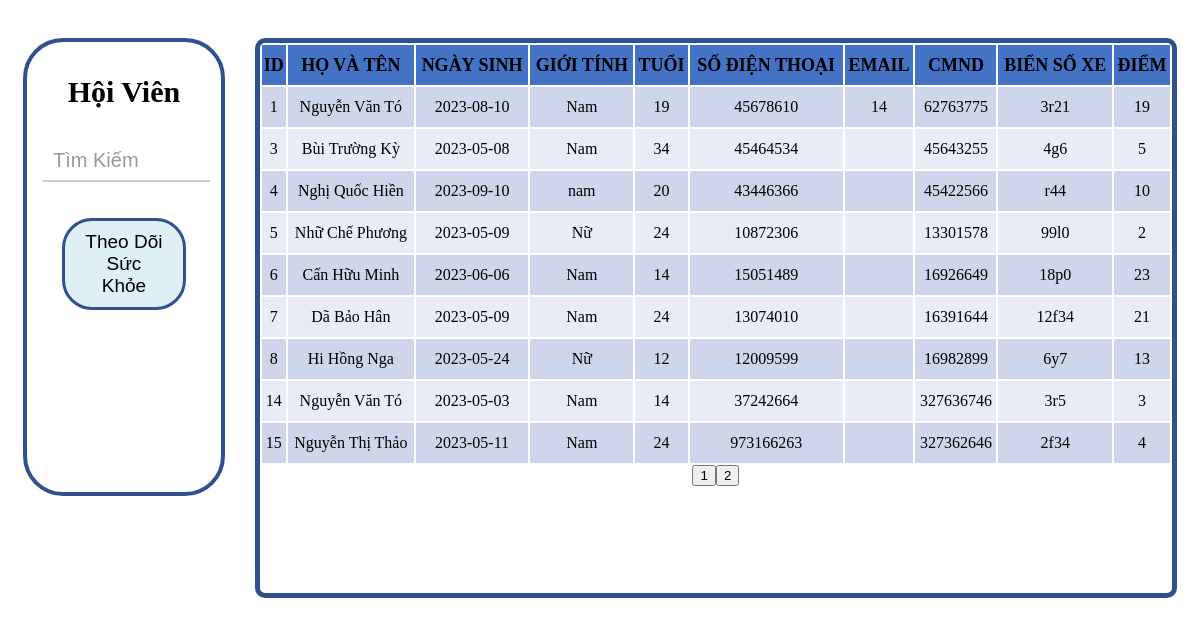
The app's page /controller/controller_hoi_vien/hoivien_hien_thi.php, older data.
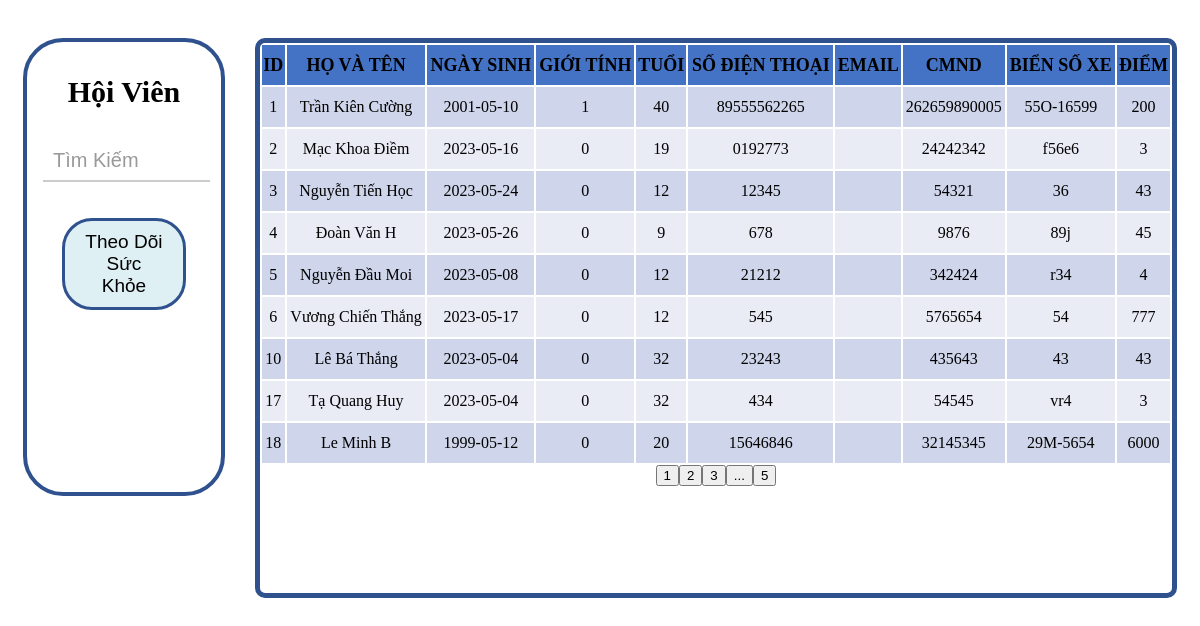
The same page, newer data.
### tables this page shows
CREATE TABLE `tbl_hoi_vien` (
  `id_hv` int(50) NOT NULL,
  `name_hv` varchar(50) NOT NULL,
  `ngay_sinh` date NOT NULL,
  `gioi_tinh` varchar(10) DEFAULT NULL,
  `tuoi` int(11) NOT NULL,
  `sdt` varchar(50) NOT NULL,
  `email` text DEFAULT NULL,
  `cmnd` varchar(50) NOT NULL,
  `bien_xe` varchar(50) DEFAULT NULL,
  `diem_tich_luy` float NOT NULL,
  `chieu_cao` float DEFAULT NULL,
  `can_nang` float DEFAULT NULL,
  `phan_tram_mo` float DEFAULT NULL,
  `ngay_cap_nhat` date DEFAULT NULL
);

### controller/controller_hoi_vien/hoivien_hien_thi.php (the view, shortened to what this page needs)
<?php
    include "hoivien_pages.php";
?>
<link rel="stylesheet" href="../assets/css/hoivien.css">
<div class="main-hoivien">
    <div class="hoivien__search-view">
        <h2 class="hoivien__search-heading">Hội Viên</h2>
        <div class="hoivien__search-input">
            <i class="fa-sharp fa-solid fa-magnifying-glass hoivien__search-input--icon"></i>
            <form method="POST" action="<?php echo $_SERVER['PHP_SELF'] ?>">
                <input class='hoivien__input-search' type="text" name="hoivien__input-search" placeholder="Tìm Kiếm">
            </form>
        </div>
        <button class="hoivien__search-btn">
            Theo Dõi Sức Khỏe
        </button>
    </div>
    <div class="hoivien__table">
        <table class="hoivien__table-view">
            <tr class="hoivien__table-view--title">
                <th>ID</th>
                <th>HỌ VÀ TÊN</th>
                <th>NGÀY SINH</th>
                <th>GIỚI TÍNH</th>
                <th>TUỔI</th>
                <th>SỐ ĐIỆN THOẠI</th>
                <th>EMAIL</th>
                <th>CMND</th>
                <th>BIỂN SỐ XE</th>
                <th>ĐIỂM</th>
            </tr>
            <?php
        while($row = mysqli_fetch_array($query))
       {
        ?>
            <tr class="hoivien__table-view--data">
                <td><?php echo $row["id_hv"]?></td>
                <td><?php echo $row["name_hv"]?></td>
                <td><?php echo $row["ngay_sinh"]?></td>
                <td><?php echo $row["gioi_tinh"]?></td>
                <td><?php echo $row["tuoi"]?></td>
                <td><?php echo $row["sdt"]?></td>
                <td><?php echo $row["email"]?></td>
                <td><?php echo $row["cmnd"]?></td>
                <td><?php echo $row["bien_xe"]?></td>
                <td><?php echo $row["diem_tich_luy"]?></td>
                <?php
       }
        ?>
        </table>
        <form class="hoivien__pagination" method="GET" action="<?php echo $_SERVER['PHP_SELF'] ?>">
            <center>
                <?php echo $listPages; ?>
            </center>
        </form>
    </div>
</div>

### controller/controller_hoi_vien/hoivien_pages.php (shortened to what this page needs)
<?php
    include_once "../../controller/connection.php";
    $hoivien_get_data="";
    if(isset($_POST['hoivien__input-search']))
    {
        $hoivien_get_data = $_POST['hoivien__input-search'];
    }
    else
    {
        $hoivien_get_data = "";
    }
    $hoivien_search = "WHERE id_hv LIKE '%$hoivien_get_data%' ";
    if(isset($_GET['page']))
    {
        $page = $_GET['page'];
    }
    else
    {
        $page = 1;
    }
    $rowsPerPage=9;
    $perRow = $page * $rowsPerPage - $rowsPerPage;
    $sql = "SELECT * FROM tbl_hoi_vien $hoivien_search LIMIT $perRow, $rowsPerPage";
    $query = mysqli_query($mysqli,$sql);
    $totalRows = mysqli_num_rows(mysqli_query($mysqli, "SELECT * FROM tbl_hoi_vien"));
    $totalPages = ceil($totalRows/$rowsPerPage);
    $listPages = "";
    for ($i=1; $i<=$totalPages; $i++)
    {
        if($i==1 || $i==$totalPages)
        {
            $listPages .= '<input style="cursor:pointer;" class="nuoc--page" type="submit" value="'.$i.'" name="page">';
        }
        else{
        if($page==$i){
            $listPages .= '<input class="active nuoc--page" type="submit" value="'.$i.'" name="page">';
        }
        else
        {
            if($page<$i+3){
                if($page<$i)
                {
                    if($page>$i-3)
                    {
                        $listPages .= '<input style="cursor:pointer;" class="nuoc--page" type="submit" value="'.$i.'" name="page">';
                    }
                    else{
                        $listPages .= '<input style="cursor:pointer;" class="nuoc--page" type="button" value="..." name="page">';
                    }
                }
                else{
                    $listPages .= '<input style="cursor:pointer;" class="nuoc--page" type="submit" value="'.$i.'" name="page">';
                }
            }
            else{
                $listPages .= '<input style="cursor:pointer;" class="nuoc--page" type="button" value="..." name="page">';
            }
    }
    }
}
?>

### view/assets/css/hoivien.css (style rules this page uses)
.main-hoivien { display: flex; padding: 30px 15px 0 15px; height: 560px; }
.hoivien__search-view { width: calc(100% - 83%); height: 450px; border: 4px solid #2F528F; border-radius: 40px; }
.hoivien__search-heading { display: flex; justify-content: center; font-size: 30px; align-items: center; height: 50px; }
.hoivien__search-input--icon { display: flex; font-size: 24px; padding: 0 8px; align-items: center; }
.hoivien__search-input { display: flex; }
.hoivien__search-input input[type="text"] { height: 40px; width: 167px; padding: 5px 10px; font-size: 20px; border: none; border-bottom: 2px solid #ccc; outline: none; }
.hoivien__search-input input[type="text"]::placeholder { color: #999; }
.hoivien__search-btn { background-color: #dff0f5; color: black; font-size: 19px; padding: 10px 20px; border-radius: 30px; transition: 0.3s; margin: 20px 35px; cursor: pointer; border: 3px solid #2F528F; }
.hoivien__table { position: relative; float: right; width: calc(100% - 20%); border: 1px solid #2F528F; border-radius: 10px; font-size: 18px; border-width: 5px; margin-left: 30px; }
.hoivien__table-view { width: 100%; }
.hoivien__table-view--title { height: 40px; }
div tr.hoivien__table-view--title { background-color: #4472C4; font-size: 18px; }
.hoivien__table-view--data { height: 40px; text-align: center; }
.hoivien__table-view--data:nth-of-type(odd) { background-color: #E9EBF5; }
.hoivien__table-view--data:nth-of-type(even) { background-color: #CFD5EA; }

Row changes from the older to the newer data that the page shows:
removed tbl_hoi_vien: id_hv "7", name_hv "Dã Bảo Hân", ngay_sinh "2023-05-09", gioi_tinh "Nam", tuoi "24", sdt "13074010", cmnd "16391644", bien_xe "12f34", diem_tich_luy "21"
removed tbl_hoi_vien: id_hv "8", name_hv "Hi Hồng Nga", ngay_sinh "2023-05-24", gioi_tinh "Nữ", tuoi "12", sdt "12009599", cmnd "16982899", bien_xe "6y7", diem_tich_luy "13"
removed tbl_hoi_vien: id_hv "14", name_hv "Nguyễn Văn Tó", ngay_sinh "2023-05-03", gioi_tinh "Nam", tuoi "14", sdt "37242664", cmnd "327636746", bien_xe "3r5", diem_tich_luy "3"
removed tbl_hoi_vien: id_hv "15", name_hv "Nguyễn Thị Thảo", ngay_sinh "2023-05-11", gioi_tinh "Nam", tuoi "24", sdt "973166263", cmnd "327362646", bien_xe "2f34", diem_tich_luy "4"
changed tbl_hoi_vien id 1: name_hv "Nguyễn Văn Tó" → "Trần Kiên Cường"; ngay_sinh "2023-08-10" → "2001-05-10"; gioi_tinh "Nam" → "1"; tuoi "19" → "40"; sdt "45678610" → "89555562265"; cmnd "62763775" → "262659890005"; bien_xe "3r21" → "55O-16599"; diem_tich_luy "19" → "200"; email "14" → (not shown)
added tbl_hoi_vien: id_hv "2", name_hv "Mạc Khoa Điềm", ngay_sinh "2023-05-16", gioi_tinh "0", tuoi "19", sdt "0192773", cmnd "24242342", bien_xe "f56e6", diem_tich_luy "3"
changed tbl_hoi_vien id 3: name_hv "Bùi Trường Kỳ" → "Nguyễn Tiến Học"; ngay_sinh "2023-05-08" → "2023-05-24"; gioi_tinh "Nam" → "0"; tuoi "34" → "12"; sdt "45464534" → "12345"; cmnd "45643255" → "54321"; bien_xe "4g6" → "36"; diem_tich_luy "5" → "43"
changed tbl_hoi_vien id 4: name_hv "Nghị Quốc Hiền" → "Đoàn Văn H"; ngay_sinh "2023-09-10" → "2023-05-26"; gioi_tinh "nam" → "0"; tuoi "20" → "9"; sdt "43446366" → "678"; cmnd "45422566" → "9876"; bien_xe "r44" → "89j"; diem_tich_luy "10" → "45"
changed tbl_hoi_vien id 5: name_hv "Nhữ Chế Phương" → "Nguyễn Đầu Moi"; ngay_sinh "2023-05-09" → "2023-05-08"; gioi_tinh "Nữ" → "0"; tuoi "24" → "12"; sdt "10872306" → "21212"; cmnd "13301578" → "342424"; bien_xe "99l0" → "r34"; diem_tich_luy "2" → "4"
changed tbl_hoi_vien id 6: name_hv "Cấn Hữu Minh" → "Vương Chiến Thắng"; ngay_sinh "2023-06-06" → "2023-05-17"; gioi_tinh "Nam" → "0"; tuoi "14" → "12"; sdt "15051489" → "545"; cmnd "16926649" → "5765654"; bien_xe "18p0" → "54"; diem_tich_luy "23" → "777"
added tbl_hoi_vien: id_hv "10", name_hv "Lê Bá Thắng", ngay_sinh "2023-05-04", gioi_tinh "0", tuoi "32", sdt "23243", cmnd "435643", bien_xe "43", diem_tich_luy "43"
added tbl_hoi_vien: id_hv "17", name_hv "Tạ Quang Huy", ngay_sinh "2023-05-04", gioi_tinh "0", tuoi "32", sdt "434", cmnd "54545", bien_xe "vr4", diem_tich_luy "3"
added tbl_hoi_vien: id_hv "18", name_hv "Le Minh B", ngay_sinh "1999-05-12", gioi_tinh "0", tuoi "20", sdt "15646846", cmnd "32145345", bien_xe "29M-5654", diem_tich_luy "6000"
Text that changed along with them:
list line gone: "2"
new list line: "2"
new list line: "3"
new list line: "5"
